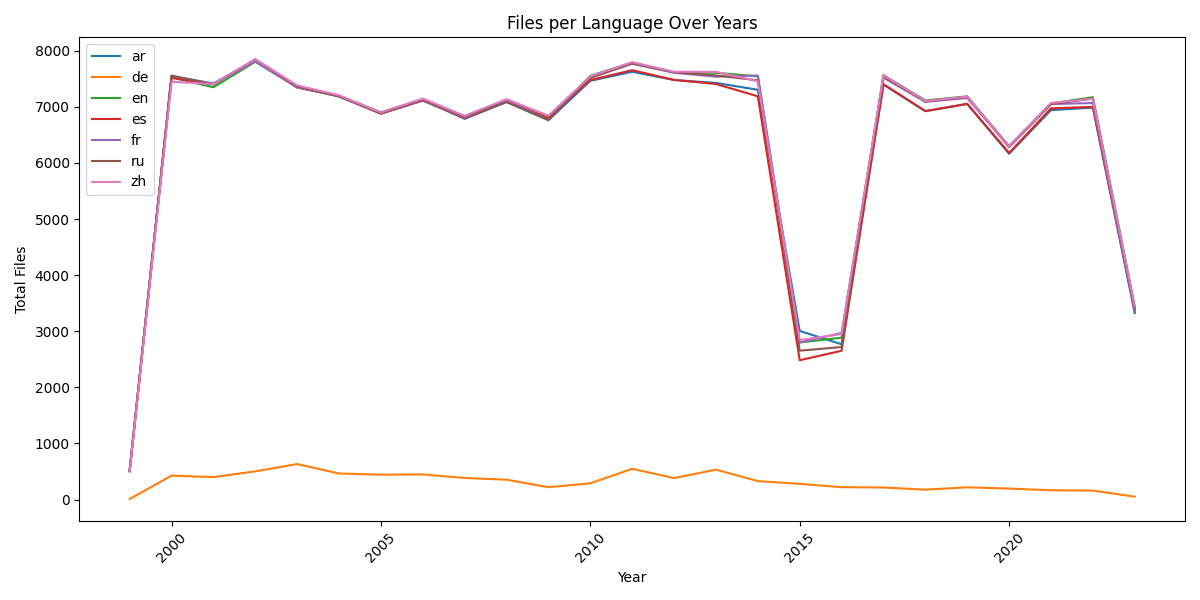

Recreate this plot in Python.
import matplotlib.pyplot as plt
import pandas as pd

# 数据
data = {
    # "1974": {"zh": 1}, 
    # "1983": {"ar": 1, "de": 1}, 
    # "1985": {"es": 18, "fr": 21}, 
    # "1986": {"es": 14, "fr": 6}, 
    # "1992": {"ar": 28, "en": 3, "es": 27, "fr": 17, "ru": 3}, 
    # "1993": {"ar": 196, "en": 88, "es": 200, "fr": 121, "ru": 40}, 
    # "1994": {"ar": 8, "en": 10, "es": 11, "fr": 10, "ru": 7}, 
    # "1995": {"ar": 2, "en": 1, "es": 1, "fr": 1, "ru": 2}, 
    # "1996": {"ar": 3, "en": 6, "es": 3, "fr": 4, "ru": 5, "zh": 2}, 
    # "1997": {"ar": 14, "en": 15, "es": 12, "fr": 14, "ru": 14, "zh": 4}, 
    # "1998": {"ar": 35, "en": 34, "es": 35, "fr": 34, "ru": 35, "zh": 36}, 
    "1999": {"ar": 508, "de": 9, "en": 513, "es": 513, "fr": 515, "ru": 519, "zh": 494}, 
    "2000": {"ar": 7546, "de": 426, "en": 7526, "es": 7516, "fr": 7556, "ru": 7556, "zh": 7447}, 
    "2001": {"ar": 7417, "de": 399, "en": 7350, "es": 7404, "fr": 7408, "ru": 7400, "zh": 7409}, 
    "2002": {"ar": 7837, "de": 502, "en": 7805, "es": 7832, "fr": 7812, "ru": 7848, "zh": 7848}, 
    "2003": {"ar": 7358, "de": 632, "en": 7348, "es": 7346, "fr": 7349, "ru": 7367, "zh": 7383}, 
    "2004": {"ar": 7184, "de": 464, "en": 7195, "es": 7192, "fr": 7192, "ru": 7189, "zh": 7207}, 
    "2005": {"ar": 6881, "de": 442, "en": 6903, "es": 6878, "fr": 6887, "ru": 6889, "zh": 6900}, 
    "2006": {"ar": 7126, "de": 447, "en": 7135, "es": 7114, "fr": 7111, "ru": 7119, "zh": 7148}, 
    "2007": {"ar": 6787, "de": 384, "en": 6819, "es": 6796, "fr": 6811, "ru": 6826, "zh": 6840}, 
    "2008": {"ar": 7087, "de": 353, "en": 7117, "es": 7098, "fr": 7113, "ru": 7088, "zh": 7138}, 
    "2009": {"ar": 6762, "de": 219, "en": 6798, "es": 6802, "fr": 6769, "ru": 6769, "zh": 6843}, 
    "2010": {"ar": 7465, "de": 289, "en": 7553, "es": 7478, "fr": 7535, "ru": 7514, "zh": 7543}, 
    "2011": {"ar": 7626, "de": 547, "en": 7791, "es": 7654, "fr": 7771, "ru": 7774, "zh": 7797}, 
    "2012": {"ar": 7479, "de": 382, "en": 7616, "es": 7481, "fr": 7608, "ru": 7617, "zh": 7626}, 
    "2013": {"ar": 7427, "de": 532, "en": 7608, "es": 7408, "fr": 7538, "ru": 7561, "zh": 7625}, 
    "2014": {"ar": 7305, "de": 328, "en": 7543, "es": 7188, "fr": 7559, "ru": 7473, "zh": 7457}, 
    "2015": {"ar": 3005, "de": 279, "en": 2800, "es": 2483, "fr": 2799, "ru": 2653, "zh": 2842}, 
    "2016": {"ar": 2768, "de": 220, "en": 2885, "es": 2652, "fr": 2969, "ru": 2719, "zh": 2950}, 
    "2017": {"ar": 7397, "de": 214, "en": 7566, "es": 7403, "fr": 7520, "ru": 7542, "zh": 7562}, 
    "2018": {"ar": 6924, "de": 176, "en": 7115, "es": 6925, "fr": 7091, "ru": 7093, "zh": 7103}, 
    "2019": {"ar": 7051, "de": 217, "en": 7187, "es": 7055, "fr": 7158, "ru": 7179, "zh": 7183}, 
    "2020": {"ar": 6165, "de": 195, "en": 6301, "es": 6178, "fr": 6300, "ru": 6281, "zh": 6294}, 
    "2021": {"ar": 6942, "de": 165, "en": 7061, "es": 6974, "fr": 7050, "ru": 7048, "zh": 7070}, 
    "2022": {"ar": 6987, "de": 159, "en": 7172, "es": 7000, "fr": 7069, "ru": 7148, "zh": 7145}, 
    "2023": {"ar": 3323, "de": 51, "en": 3439, "es": 3364, "fr": 3350, "ru": 3409, "zh": 3439}, 
    # "2024": {"ar": 1, "en": 1, "es": 1, "fr": 1, "ru": 1, "zh": 1}, 
    # "2025": {"ar": 1, "en": 2, "es": 2, "fr": 2, "ru": 2, "zh": 2}
}


# 构造 DataFrame
df = pd.DataFrame.from_dict(data, orient='index').sort_index().fillna(0)

# 绘制折线图
fig, ax = plt.subplots(figsize=(12, 6))
for lang in df.columns:
    ax.plot(df.index.astype(int), df[lang], label=lang)

ax.set_title('Files per Language Over Years')
ax.set_xlabel('Year')
ax.set_ylabel('Total Files')
ax.legend(loc='upper left')
plt.xticks(rotation=45)
plt.tight_layout()
# plt.show()
plt.savefig(__file__.replace(".py",".svg"), format="svg")
